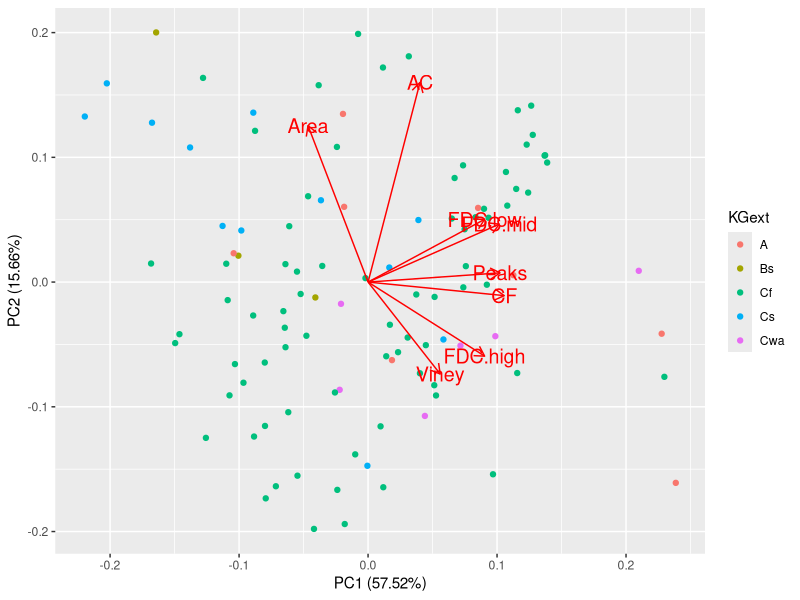
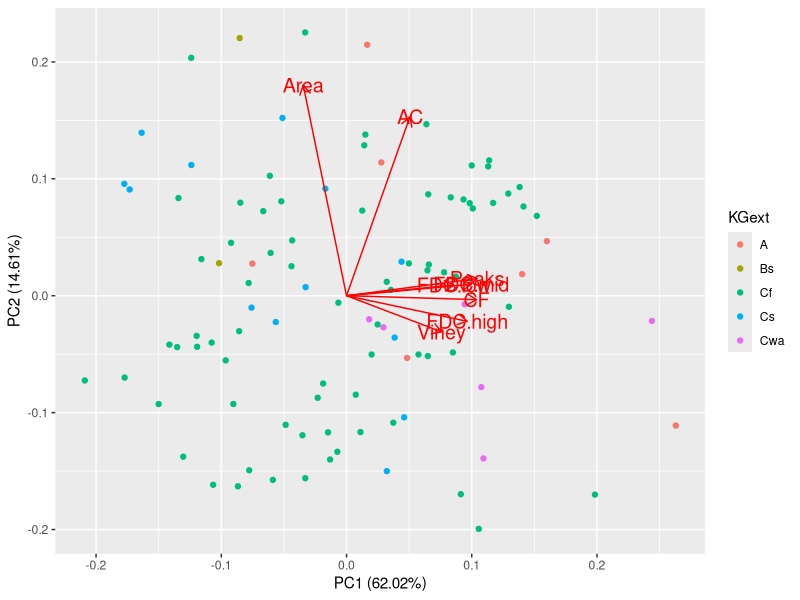
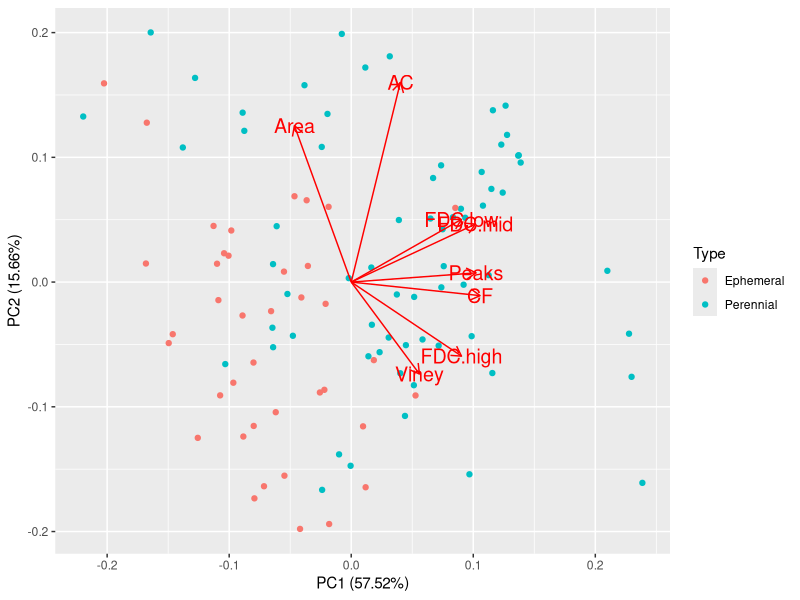
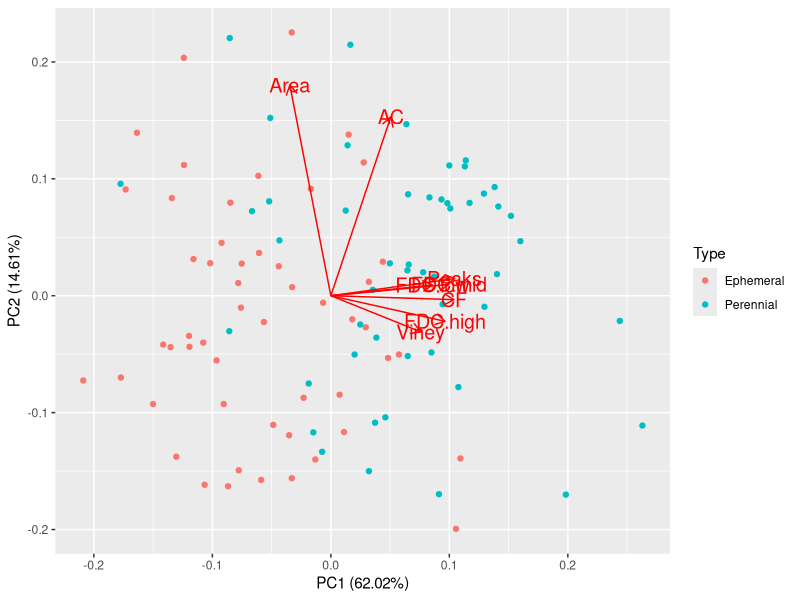
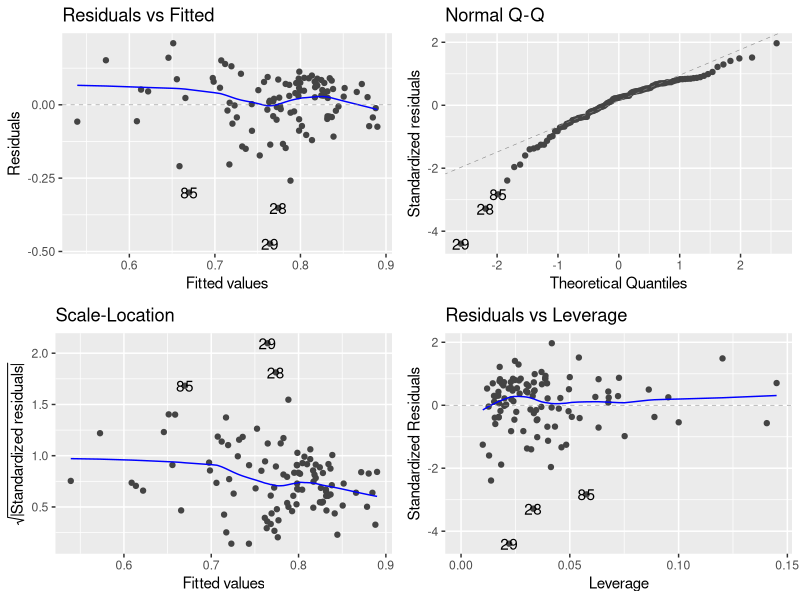

These charts were generated, in order, by the following R code: (Note: this script raises an error after producing the figures.)
##Observed summary

setwd("F:\\University\\Honours\\Data Access\\Modelling\\Results")

# obs_summary_1990 <- read.csv("obs.summary_1990.csv", header = TRUE)
# obs_summary_2000 <- read.csv("obs.summary_2000.csv", header = TRUE)
# sim_summary_1990 <- read.csv("sim.summary_1990.csv", header = TRUE)
# sim_summary_2000 <- read.csv("sim.summary_2000.csv", header = TRUE)
# 
# par(mfrow = c(1,2))
# boxplot(obs_summary_1990[,18:23])
# boxplot(sim_summary_1990[,18:23])
# 
# range01 <- function(x){1-abs(x)/(max(x)-min(x))}
# range02 <- function(x){(x - mean(x))/sd(x)}
# 
# ##Finding raw differences in signatures
# sig_1990 <- data.frame(obs_summary_1990[,1:18], 
#                        (sim_summary_1990[,19:21] - obs_summary_1990[,19:21]),
#                        AC = abs(1 - sim_summary_1990[,22]/obs_summary_1990[,22]),
#                        sim_summary_1990[,23:24] - obs_summary_1990[,23:24],
#                        KGext = obs_summary_1990[,25])
# sig_2000 <- data.frame(obs_summary_2000[,1:18], 
#                        (sim_summary_2000[,19:21] - obs_summary_2000[,19:21]),
#                        AC = abs(1 - sim_summary_2000[,22]/obs_summary_2000[,22]),
#                        (sim_summary_2000[,23:24] - obs_summary_2000[,23:24]),
#                        KGext = obs_summary_2000[,25])
# 
# hist(sig_1990$FDC.low)


# sig_1990[,19:24] <- lapply(sig_1990[,19:24], range01)
# sig_2000[,19:24] <- lapply(sig_2000[,19:24], range01)

# obs_summary_1990[,17:22] <- lapply(obs_summary_1990[,17:22], range02)
# obs_summary_2000[,17:22] <- lapply(obs_summary_2000[,17:22], range02)
# sim_summary_1990[,17:22] <- lapply(sim_summary_1990[,17:22], range02)
# sim_summary_2000[,17:22] <- lapply(sim_summary_2000[,17:22], range02)

#write.csv(sig_1990, "sig_1990.csv")
#write.csv(sig_2000, "sig_2000.csv")

######-------------Analysis----------------###################
setwd("F:\\University\\Honours\\Data Access\\Modelling\\Results")

obs_1990 <- read.csv("obs.summary2_1990.csv", header = TRUE)
obs_2000 <- read.csv("obs.summary2_2000.csv", header = TRUE)
obs_2000$Number <- as.character(obs_2000$Number)
obs_1990$Number <- as.character(obs_1990$Number)
obs_1990$KGext <- as.factor(obs_1990$KGext)
obs_2000$KGext <- as.factor(obs_2000$KGext)

##PCA of observed
obs1_1990 <- obs_1990[,c(10:11,17:22)]
obs1_2000 <- obs_2000[,c(10:11,17:22)]

obs1_1990[,c(1:2, 8)] <- log(obs1_1990[,c(1:2, 8)])
obs1_1990$FDC.high <- log(obs1_1990$FDC.high)
obs1_1990$FDC.low <- log(obs1_1990$FDC.low+0.1)
obs1_1990$FDC.mid <- log(obs1_1990$FDC.mid+0.1)

obs1_2000[,c(1:2)] <- log(obs1_2000[,c(1:2)])
obs1_2000$Peaks <- log(obs1_2000$Peaks+0.1)
obs1_2000$FDC.high <- log(obs1_2000$FDC.high)
obs1_2000$FDC.low <- log(obs1_2000$FDC.low+0.1)
obs1_2000$FDC.mid <- log(obs1_2000$FDC.mid+0.1)

# obs1_1990 <- do.call(data.frame,lapply(obs1_1990, function(x) replace(x, is.infinite(x),NA)))
# obs1_2000 <- do.call(data.frame,lapply(obs1_2000, function(x) replace(x, is.infinite(x),NA)))

obs1_1990pc <- prcomp(obs1_1990, scale = T, retx = T, center = T)
obs1_2000pc <- prcomp(obs1_2000, scale = T, retx = T, center = T)

##According the the biplots (1990), the FDCs, cum.flow, x3, r.sq.log, AC are correlated to Viney

par(mfrow = c(1,1))
#pca
library(car)
library(ggfortify)
autoplot(obs1_1990pc, data = obs_1990, colour = "KGext", 
         loadings = TRUE, loadings.label = TRUE, loadings.label.size = 5)
autoplot(obs1_2000pc, data = obs_2000, colour = "KGext",
         loadings = TRUE, loadings.label = TRUE, loadings.label.size = 5)
autoplot(obs1_1990pc, data = obs_1990, colour = "Type", 
         loadings = TRUE, loadings.label = TRUE, loadings.label.size = 5)
autoplot(obs1_2000pc, data = obs_2000, colour = "Type",
         loadings = TRUE, loadings.label = TRUE, loadings.label.size = 5)

summary(obs1_1990pc)
summary(obs1_2000pc)
##So there does seem to be a monotonic relationship between the Viney and the FDC signatures - clearer after logging. 

###Regression time

obs1_1990$KGext <- obs_1990$KGext
obs1_2000$KGext <- obs_2000$KGext
obs1_1990$Type <- obs_1990$Type
obs1_2000$Type <- obs_2000$Type

cor(obs1_1990[,1:8], method = "pearson")
cor(obs1_1990[,1:8], method = "spearman")

# lm_obs1_1990 <- lm(objFun ~ KGext+x3+x4+Area+rbias+r.sq.log
#                    +AC, data = obs1_1990)
lm_obs1_1990 <- lm(Viney ~ ., data = obs1_1990)
#lm_obs1_1990 <- lm(Viney ~ .-CF-FDC.low-Slope, data = obs1_1990)
lm_obs1_1990 <- lm(Viney ~ Area + FDC.mid + Peaks, data = obs1_1990)
lm_obs1_1990 <- step(lm_obs1_1990, method = "both")
vif(lm_obs1_1990)
summary(lm_obs1_1990)
autoplot(lm_obs1_1990)
anova(lm_obs1_1990)

##Here, many of the variables are very highly correlated, such as the signatures 
#(FDC.low, mid, high, Peaks and slope) > 0.8. Cum.flow is also high correlated to runoff (which makes sense)
#Area, runoff, Peaks are significant. 

cor(obs1_2000[,1:9], method = "pearson", use = "pairwise.complete.obs")
cor(obs1_2000[,1:9], method = "spearman", use = "pairwise.complete.obs")

lm_obs1_2000 <- lm(Viney ~ .-FDC.low-FDC.mid,data = obs1_2000)
lm_obs1_2000 <- lm(Viney ~ Type, data = obs1_2000)
lm_obs1_2000 <- step(lm_obs1_2000, method = "backward")
#library(car)
vif(lm_obs1_2000)
summary(lm_obs1_2000)
autoplot(lm_obs1_2000)
anova(lm_obs1_2000)

#In the 1990 linear regression, Area, runoff, FDC,high, AC, and Peaks are significant
#In the 2000 linear regression, Area, FDC.mid, Peaks are significant. 

#Adjust x3 on 2000

##Story --> does memory affect streamflow? We used signatures
##It does depending on the catchment an the climate. Drier catchments, AC has heavier focus compared to wetter. 
##Correlated signatures. 

##FLOW DURATION CURVE
par(mfrow=c(1,1))
n <- nrow(obs_1990)
sort.flow_1990 <- sort(as.numeric(obs_1990$Viney), decreasing = TRUE, na.last=FALSE)

m <- nrow(obs_2000)
sort.flow_2000 <- sort(as.numeric(obs_2000$Viney), decreasing = TRUE, na.last=FALSE)

#Sort - just a series of numbers now
rank.flow_1990 <- 1:n
Prob_1990 <- rank.flow_1990/(n+1) 

rank.flow_2000 <- 1:m
Prob_2000 <- rank.flow_2000/(m+1)

plot(Prob_1990*100, sort.flow_1990, type = "l", xlab="Probability where Viney is exceeded", 
     ylab="Viney", col = "red", ylim = c(0,1))
lines(Prob_2000*100, sort.flow_2000, col="blue")
legend("topright", col = c("red", "blue"), c("Wet", "Dry"), 
       lty = c(1,1))

#boxplots of signatures
par(mfrow = c(4,2))
colnames(obs1_1990)
hist(obs1_1990$Area, xlab = "log(Area)", main = NULL)
hist(obs1_1990$CF, xlab = "log(CF)", main = NULL)
hist(obs1_1990$FDC.low, xlab = "log(FDC.low)", main = NULL)
hist(obs1_1990$FDC.mid, xlab = "log(FDC.mid)", main = NULL)
hist(obs1_1990$FDC.high, xlab = "log(FDC.high)", main = NULL)
hist(obs1_1990$AC, xlab = "AC", main = NULL)
hist(obs1_1990$Peaks, xlab = "log(Peaks)", main = NULL)
hist(obs1_1990$Slope, xlab = "log(Slope)", main = NULL)
